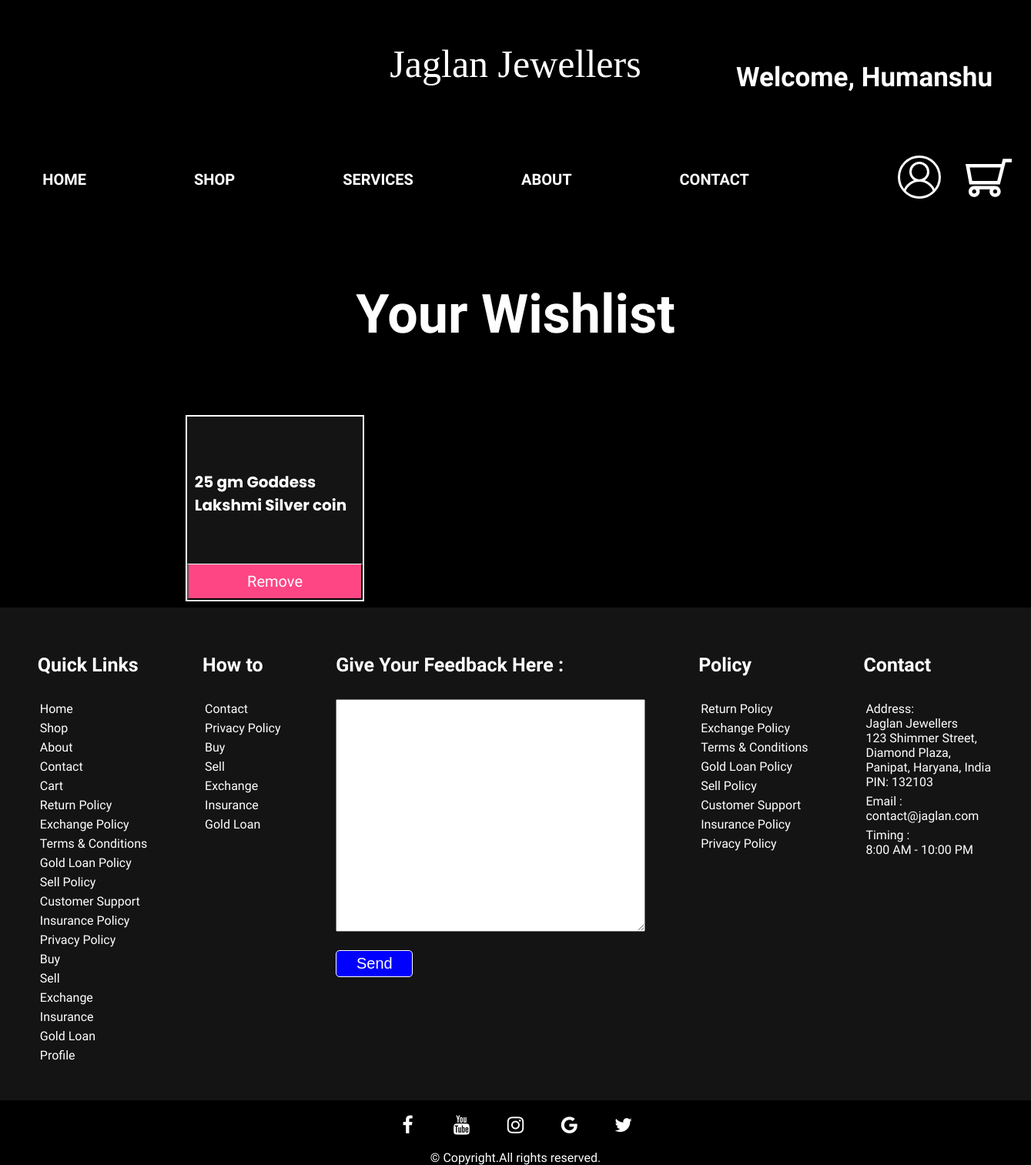
The page /wishlist (signed in) on the database as committed earlier.
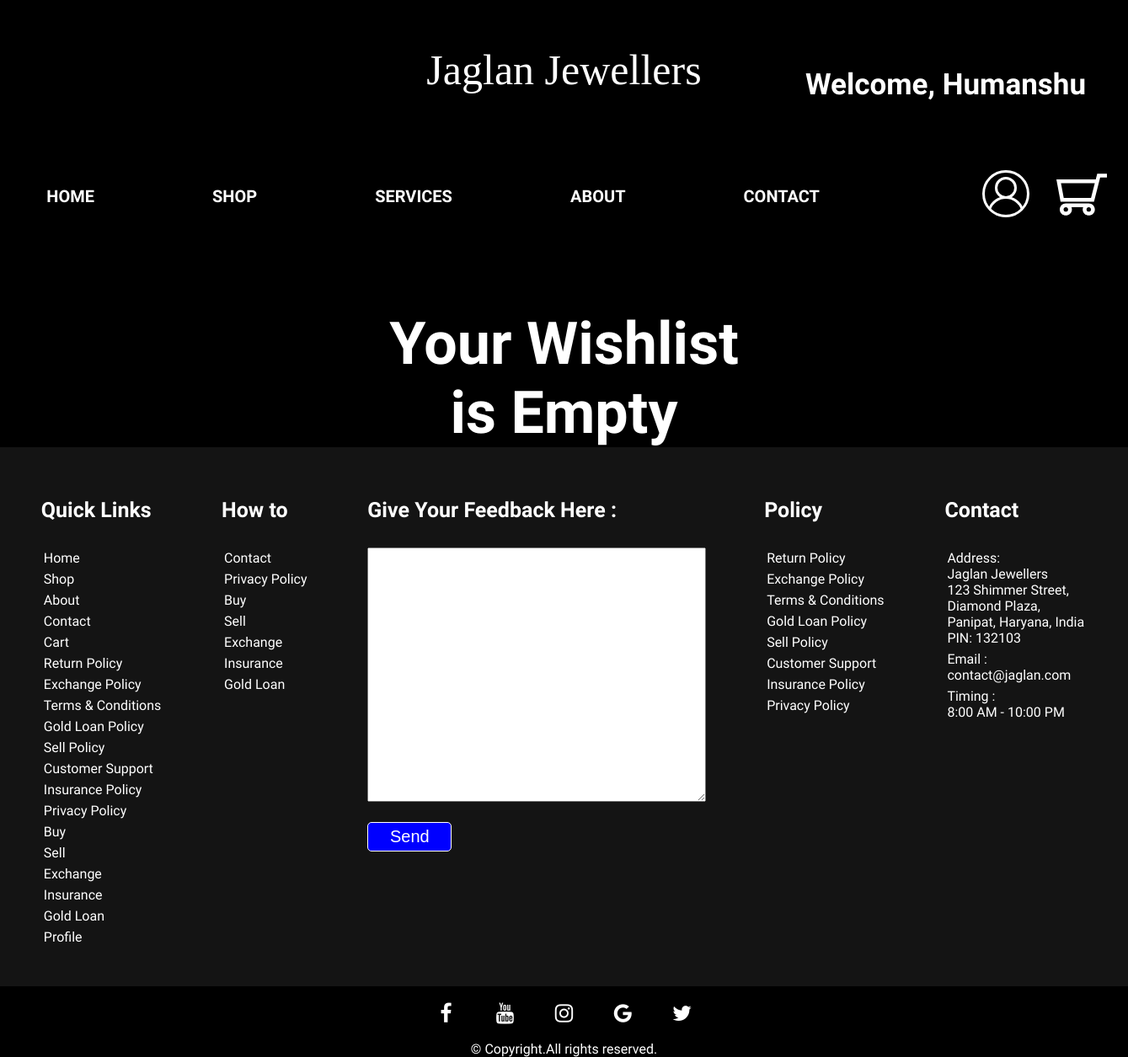
The same page on the database as committed later.
### home/models.py (models this page shows, shortened)
class Wishlist(models.Model):
    user= models.ForeignKey(User, on_delete=models.CASCADE)
    product= models.ForeignKey(Product, on_delete=models.CASCADE)
    created_at= models.DateTimeField(auto_now_add=True)

class Product(models.Model):
    category = models.ForeignKey(Category, on_delete=models.CASCADE)
    slug = models.CharField(max_length=150, null=False, blank=False)
    name = models.CharField(max_length=150, null=False, blank=False)
    product_image = models.ImageField(upload_to=get_file_path, null=True, blank=False)
    small_description= models.CharField(max_length=250, null=False, blank=False)
    quantity= models.IntegerField(null=False, blank=False, default=1)
    description= models.TextField(max_length=1500, null=False, blank=False)
    original_price= models.FloatField(null=False, blank=False)
    selling_price= models.FloatField(null=False, blank=False)
    status= models.BooleanField(default=False, help_text="0=default, 1=Hidden")
    trending= models.BooleanField(default=False, help_text="0=default, 1=Trending")
    tag = models.CharField(max_length=150, null=False, blank=False)
    meta_title= models.CharField(max_length=150, null=False, blank=False)
    meta_keywords= models.CharField(max_length=150, null=False, blank=False)
    meta_description= models.TextField(max_length=500, null=False, blank=False)
    created_at= models.DateTimeField(auto_now_add=True)

### home/views.py (the view)
# urls.py: path("wishlist", views.wishlist, name='wishlist'),
def wishlist(request):
    if request.user.is_anonymous:
        return redirect('/login')
    wishlist= Wishlist.objects.filter(user=request.user)
    context= {'wishlist': wishlist}
    return render(request, "wishlist.html", context)

### templates/wishlist.html (shortened to what this page needs)
{% extends 'base.html' %}
{% block body %}
<div class="wish_data">
    <div class="wishlist">
        <h1>Your Wishlist</h1>
        {% if wishlist %}
        <div class="wishbody">
        {% for item in wishlist %}
        <div class="wishcard">
                <a href='{% url 'home:productdetail' cate_slug=item.product.category.slug pro_slug=item.product.slug %}'>
            <div class="wishimg">
            </div>
            <div class="wishname">
                <h2>{{ item.product.name}}</h2>
            </div>
            <div class="wishremove">
                <button class='delete-wishlist-item'>Remove</button>
            </div>
        </a>
        </div>
        {% endfor %}
    </div>
    {% else %}
    <h1 id="wiem">is Empty</h1>
        {% endif %}
</div>
</div>
{% endblock body %}

### templates/base.html (shortened to what this page needs)
{% load static %}
<!DOCTYPE html>
<html lang="en">
<head>
    <link rel="stylesheet" href="https://cdnjs.cloudflare.com/ajax/libs/font-awesome/4.7.0/css/font-awesome.min.css">
    <link rel="stylesheet" type="text/css"href="/static/images/first.css">
<link rel="stylesheet" href="//cdn.jsdelivr.net/npm/alertifyjs@1.13.1/build/css/alertify.min.css"/>
<link rel="stylesheet" href="//cdn.jsdelivr.net/npm/alertifyjs@1.13.1/build/css/themes/default.min.css"/>
</head>
<body>
    <header>
        <div class="top">
            Jaglan Jewellers
        </div>
        <div class='container'>
            <nav>
                <div class="right">
                    <ul>
                        <li><a href="/"><b>HOME</b></a></li>
                        <li><a href="/shop"><b>SHOP</b></a></li>
                        <li><a href="#"><b>SERVICES</b></a>
                        </li>
                        <li><a href="/about"><b>ABOUT</b></a></li>
                        <li><a href="/contact"><b>CONTACT</b></a></li>
                    </ul>
                </div>
                <div class="user">
                    <b>Welcome, {{ request.user }}</b>
                </div>
                <div class="cart">
                    {% if request.user.is_authenticated %}
                    <ul class='if'>
                        <li><img src="/static/images/user.svg" alt="">
                        </li>
                    </ul>
                    {% else %}
                    <a class="button" href="/login"><b>Log In</b></a>
                    <a class="button" href="/register"><b>Sign In</b></a>
                    {% endif %}
                    <a href="/cart"><img src="/static/images/cart.svg" alt=""></a>
                </div>
            </nav>
        </div>
    </header>
    <section>
        {% block body %}{% endblock body %}
    </section>
    <section class="bigfoot">
        <div class="main">
            <div class="mainitem">
                <h1>Quick Links </h1>
                <ul>
                    <li><a href="/">Home</a></li>
                    <li><a href="/shop">Shop</a></li>
                    <li><a href="/about">About</a></li>
                    <li><a href="/contact">Contact</a></li>
                    <li><a href="/cart">Cart</a></li>
                    <li><a href="/returnpolicy">Return Policy</a></li>
                    <li><a href="/exchangepolicy">Exchange Policy</a></li>
                    <li><a href="/termscondition">Terms & Conditions</a></li>
                    <li><a href="/goldloanpolicy">Gold Loan Policy</a></li>
                    <li><a href="/sellpolicy">Sell Policy</a></li>
                    <li><a href="/customersupport">Customer Support</a></li>
                    <li><a href="/insurancepolicy">Insurance Policy</a></li>
                    <li><a href="/privacypolicy">Privacy Policy</a></li>
                    <li><a href="/buy">Buy</a></li>
                    <li><a href="/sell">Sell</a></li>
                    <li><a href="/exchange">Exchange</a></li>
                    <li><a href="/insurance">Insurance</a></li>
                    <li><a href="/goldloan">Gold Loan</a></li>
                    <li><a href="/profile">Profile</a></li>
                </ul>
            </div>
            <div class="mainitem">
                <h1>How to </h1>
                <ul>
                    <li><a href="/contact">Contact</a></li>
                    <li><a href="/privacypolicy">Privacy Policy</a></li>
                    <li><a href="/buy">Buy</a></li>
                    <li><a href="/sell">Sell</a></li>
                    <li><a href="/exchange">Exchange</a></li>
                    <li><a href="/insurance">Insurance</a></li>
                    <li><a href="/goldloan">Gold Loan</a></li>
                </ul>
            </div>
            <div class="mainitem">
                <h1>Give Your Feedback Here :</h1>
                <form action="/feedback" method='post'>
                    <textarea required name="feedback" id="feedback"></textarea><br>
                    <button type="submit">Send</button>
                </form>
            </div>
            <div class="mainitem">
                <h1>Policy </h1>
                <ul>
                    <li><a href="/returnpolicy">Return Policy</a></li>
                    <li><a href="/exchangepolicy">Exchange Policy</a></li>
                    <li><a href="/termsconditions">Terms & Conditions</a></li>
                    <li><a href="/goldloanpolicy">Gold Loan Policy</a></li>
                    <li><a href="/sellpolicy">Sell Policy</a></li>
                    <li><a href="/customersupport">Customer Support</a></li>
                    <li><a href="/insurancepolicy">Insurance Policy</a></li>
                    <li><a href="/privacypolicy">Privacy Policy</a></li>
                </ul>
            </div>
            <div class="mainitem">
                <h1>Contact </h1>
                <ul>
                    <li>Address: <br>
                        Jaglan Jewellers <br>
                        123 Shimmer Street,<br>
                        Diamond Plaza,<br>
                        Panipat, Haryana, India <br>
                        PIN: 132103
                    </li>
                    <li>Email : <br>
                        contact@jaglan.com</li>
                    <li>Timing : <br>
                        8:00 AM - 10:00 PM</li>
                </ul>
            </div>
        </div>
    </section>
    <footer>
            <div class="icons">
                <a href="https://www.facebook.com" class="fa fa-facebook"></a>
                <a href="https://www.youtube.com/channel/UC4p3fhqPJD_Yr0jSFOlA_4g" class="fa fa-youtube"></a>
                <a href="https://www.instagram.com/humanshu_jaat123/" class="fa fa-instagram"></a>
                <a href="https://www.google.com" class="fa fa-google"></a>
                <a href="https://www.twitter.com" class="fa fa-twitter"></a>
            </div>
            <div class="btline">&#169; Copyright.All rights reserved.</div>
    </footer>
</body>
</html>

### static/images/first.css (style rules this page uses)
* { margin: 0px; padding: 0px; }
body { background-color:rgb(0, 0, 0) ; display: flex; flex-direction: column; font-family: recursive; }
.container { background-color: rgb(0, 0, 0); width: 100%; }
header { background-color: black; height: 300px; display: flex; flex-direction: column; justify-content: space-around; }
nav { display: flex; align-items: center; justify-content: space-around; height: 85px; width: 100%; }
nav ul { list-style: none; display: flex; justify-content: space-evenly; }
nav ul li>a { text-decoration: none; font-size: 20px; color: white; padding: 10px 40px; margin: 20px 30px; }
nav ul li { display: inline; font-family: Raleway; }
.fa { padding: 20px; font-size: 25px; width: 30px; text-align: center; text-decoration: none; border-radius: 50%; color: white; }
footer { background-color: rgb(0, 0, 0); display: flex; flex-direction: column; width: 100%; }
.icons { display: flex; justify-content: center; width: 100%; }
.btline { display: flex; align-items: center; justify-content: center; color: white; }
.top { margin: 30px 10px; display: flex; color: white; justify-content: center; align-items: center; font-family: Matura MT Script Capitals; font-size: 50px; }
.cart a { margin: 2px 10px; }
.cart img { width: 60px; filter: invert(); margin: 0 10px; }
.cart { display: flex; align-items: center; margin-right: -150px; }
.right { margin-left: -70px; }
.if li { color: white; font-size: 30px; }
.user { position: absolute; top: 80px; right: 50px; color:white; font-family: raleway; font-size: 35px; }
.bigfoot { display: flex; justify-content: center; background-color: rgb(20, 20, 20); color: white; font-family: raleway; height: 80vh; }
.main { display: flex; justify-content: space-evenly; width: 100%; margin-top: 3%; }
.mainitem a { text-decoration: none; color: white; }
.mainitem ul { list-style: none; }
.mainitem ul li { padding: 3px; }
.mainitem button { background: blue; padding: 5px; border: 1px solid white; border-radius: 5px; font-size: 20px; color: white; width: 100px; }
.mainitem textarea { width: 400px; height: 300px; font-size: 20px; font-family: recursive; margin-bottom: 20px; }
.mainitem { margin: 20px; display: flex; flex-direction: column; }
.mainitem h1 { margin-bottom: 30px; font-size: 25px; }
#wiem { text-align: center; }
.wishlist { margin-top: 5%; }
.wishlist h1 { font-size: 70px; text-align: center; color: white; font-family: raleway; }

Rows that differ between the two databases and show on the page:
removed Wishlist: product.name "25 gm Goddess Lakshmi Silver coin"
Other text that changed with them:
text now shown: "is Empty"
